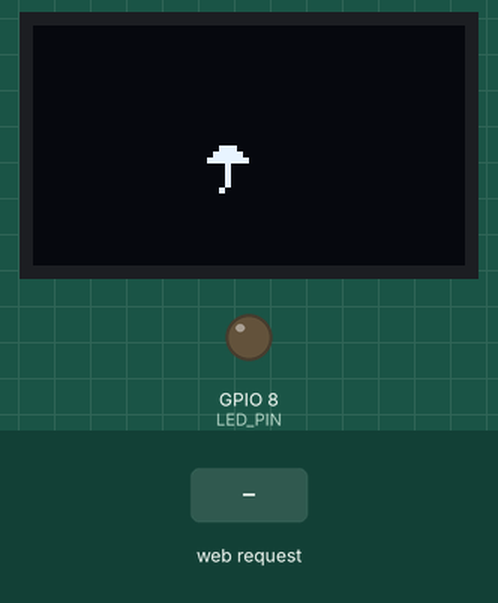
Simulated run of this sketch. Board: ESP32-C3. Parts: 72×40 one-colour display, output pins drawn as LEDs (lit = HIGH). Inputs (shaded band) come from the test bench. WiFi joins after 1.5 s; servers stay silent unless stated; what the sketch prints to the serial monitor is not drawn.

Above: at 2.29 s.
At 2.79 s:
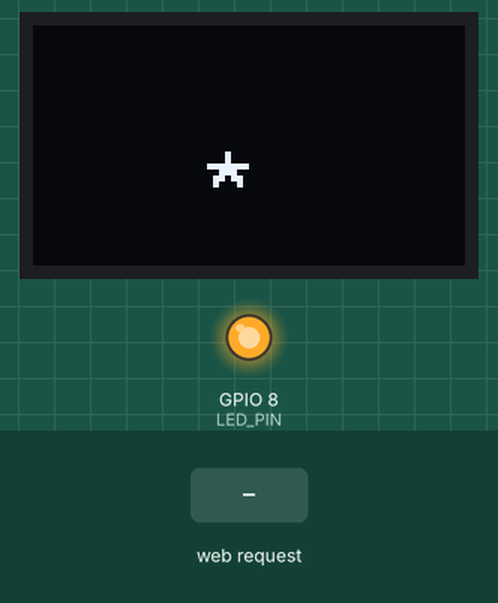
2.8 s: HTTP request GET /?led= received
At 5.0 s:
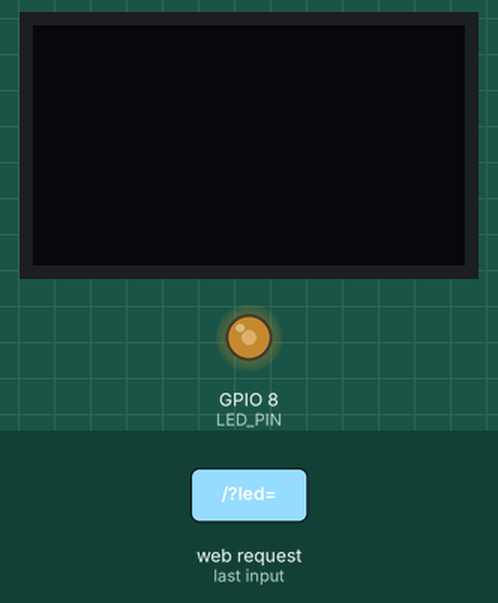
Timing chart, 0 to 11.1 s (numbered marks = the images above; inputs shaded):
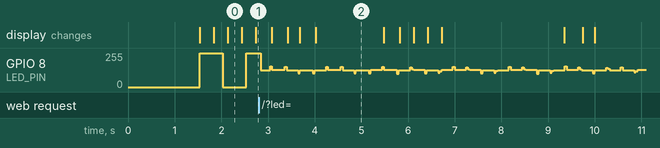

The sketch:

slideLEDandOLED.ino
```cpp
// AUTO-GENERATED FILE. DO NOT EDIT.
// Source: /Users/fe.tony/Desktop/reviewcode/my2026/may/esp32c3/esp32vscode
// Re-generate by running: python3 tools/export_ino.py


// ===== BEGIN config.h =====
// ---- WiFi settings ----
// For a shareable repo, keep placeholders here and edit in the exported `.ino` if needed.
static const char* WIFI_SSID = "INFINITY";
static const char* WIFI_PASSWORD = "1n@Finity";

// ---- Pins (ESP32-C3) ----
static constexpr int LED_PIN = 8;
static constexpr int SDA_PIN = 5;
static constexpr int SCL_PIN = 6;
// ===== END config.h =====

// ===== BEGIN web_ui.h =====
// Kept as a raw literal so `sketch.ino` stays clean.
static const char kPageHtml[] PROGMEM = R"HTML(
<html>
  <head>
    <meta name='viewport' content='width=device-width, initial-scale=1'>
    <style>
      body{ text-align:center; font-family:sans-serif; background:#111; color:#eee; }
      .s{ width:80%; margin:20px; }
    </style>
  </head>
  <body>
    <h1>C3 Controller</h1>
    %LED_BLOCK%
    %OLED_BLOCK%
  </body>
</html>
)HTML";
// ===== END web_ui.h =====

// ===== BEGIN sketch.ino =====
#include <WiFi.h>
#include <U8g2lib.h>
#include <Wire.h>
// ---- OLED Object ----
U8G2_SSD1306_72X40_ER_F_HW_I2C u8g2(U8G2_R0, /* reset=*/ U8X8_PIN_NONE);

// ---- Timing Variables ----
int ledDelay = 500;   // LED speed
int oledDelay = 300;  // Alphabet speed
unsigned long lastLedMs = 0;
unsigned long lastOledMs = 0;

bool ledState = LOW;

// 35 common symbols (Unicode code points) rendered via u8g2's symbols font.
// If you want different icons, replace items in this list.
static const uint16_t kSymbols[35] = {
    0x2600,  // ☀
    0x2601,  // ☁
    0x2602,  // ☂
    0x2603,  // ☃
    0x2605,  // ★
    0x260E,  // ☎
    0x2611,  // ☑
    0x2615,  // ☕
    0x2620,  // ☠
    0x2622,  // ☢
    0x2623,  // ☣
    0x262F,  // ☯
    0x263A,  // ☺
    0x2660,  // ♠
    0x2663,  // ♣
    0x2665,  // ♥
    0x2666,  // ♦
    0x266A,  // ♪
    0x266B,  // ♫
    0x2691,  // ⚑
    0x26A0,  // ⚠
    0x26A1,  // ⚡
    0x26BD,  // ⚽
    0x2702,  // ✂
    0x2708,  // ✈
    0x2709,  // ✉
    0x2713,  // ✓
    0x2717,  // ✗
    0x2728,  // ✨
    0x2733,  // ✳
    0x2764,  // ❤
    0x2795,  // ➕
    0x2796,  // ➖
    0x2797,  // ➗
    0x27A1,  // ➡
};
static uint8_t symbolIndex = 0;

WiFiServer server(80);

static void writeHttpOkHtml(WiFiClient& client) {
  client.println("HTTP/1.1 200 OK\nContent-type:text/html\n");
}

static void writePage(WiFiClient& client) {
  writeHttpOkHtml(client);

  // Stream HTML (small page; String ops are acceptable here)
  String html = FPSTR(kPageHtml);
  html.replace(
      "%LED_BLOCK%",
      "<p>LED Speed: " + String(ledDelay) + "ms</p>"
      "<input type='range' min='50' max='2000' value='" + String(ledDelay) +
          "' class='s' onchange='window.location.href=\"/?led=\"+this.value'>");
  html.replace(
      "%OLED_BLOCK%",
      "<p>OLED Speed: " + String(oledDelay) + "ms</p>"
      "<input type='range' min='50' max='2000' value='" + String(oledDelay) +
          "' class='s' onchange='window.location.href=\"/?oled=\"+this.value'>");

  client.print(html);
}

void setup() {
  Serial.begin(115200);
  pinMode(LED_PIN, OUTPUT);

  // Start OLED
  Wire.begin(SDA_PIN, SCL_PIN);
  u8g2.begin();
  u8g2.setFont(u8g2_font_unifont_t_symbols);

  // Start WiFi
  WiFi.begin(WIFI_SSID, WIFI_PASSWORD);
  while (WiFi.status() != WL_CONNECTED) {
    delay(500);
    Serial.print(".");
  }
  Serial.println("\nConnected! IP: ");
  Serial.println(WiFi.localIP());
  server.begin();
}

void loop() {
  // 1. Handle LED Blinking (Non-blocking)
  if (millis() - lastLedMs >= (unsigned long)ledDelay) {
    lastLedMs = millis();
    ledState = !ledState;
    digitalWrite(LED_PIN, ledState);
  }

  // 2. Handle OLED Symbols (Non-blocking)
  if (millis() - lastOledMs >= (unsigned long)oledDelay) {
    lastOledMs = millis();
    u8g2.clearBuffer();

    // 72x40 display: draw one symbol roughly centered.
    // drawGlyph uses baseline coordinates.
    u8g2.drawGlyph(28, 30, kSymbols[symbolIndex]);
    u8g2.sendBuffer();

    symbolIndex++;
    if (symbolIndex >= (uint8_t)(sizeof(kSymbols) / sizeof(kSymbols[0]))) {
      symbolIndex = 0;
    }
  }

  // 3. Handle Web Server
  WiFiClient client = server.available();
  if (!client) return;

  String req = client.readStringUntil('\r');

  // Parse LED speed
  if (req.indexOf("GET /?led=") != -1) {
    int pos = req.indexOf("led=") + 4;
    ledDelay = req.substring(pos, req.indexOf(" ", pos)).toInt();
  }
  // Parse OLED speed
  if (req.indexOf("GET /?oled=") != -1) {
    int pos = req.indexOf("oled=") + 5;
    oledDelay = req.substring(pos, req.indexOf(" ", pos)).toInt();
  }

  writePage(client);
  client.stop();
}
// ===== END sketch.ino =====
```
